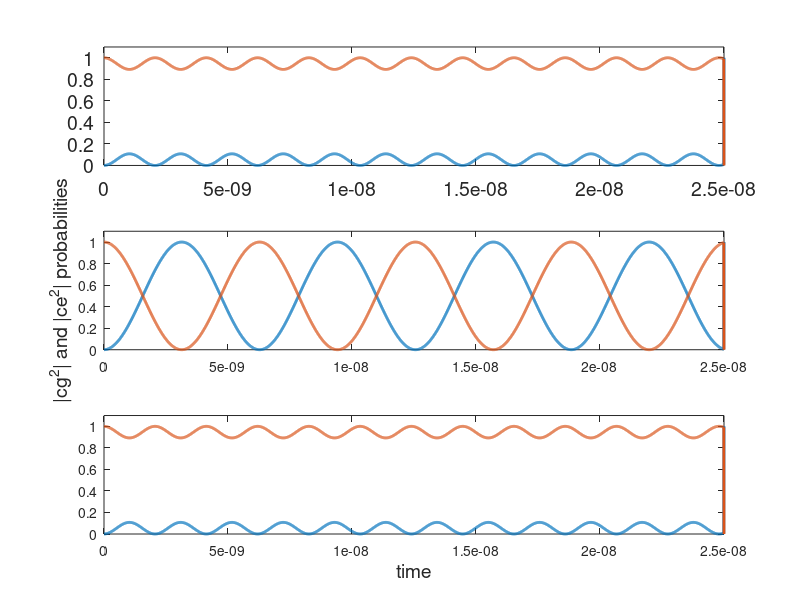

Here is the MATLAB script that generated this plot:
clear all
% from igor Iovchinsky phd thesis
mu_B=9.2740100783*10^(-24); %Bohr magneton (J T^-1)
g_e=-2.00231930436256; %electronic g factor
prefactor = -0.5*1i * mu_B * g_e; %prefactor for function S


N=3000; % no of time grid points
t=linspace(0,0.25e-7,N); % time array in micro seconds
dt=t(2)-t(1); % step size in time
beta = zeros(size(t));


% for n =1: N % Iteration to find general sulution of rho (t)
%     T = n*dt;
%     fun = @(x,lambda, omega) prefactor*exp(1i*(lambda+1*omega)*x);
%     c = integral(@(x) fun(x,2.87*10^9,10^9),0,T);
%     beta(n) = abs(c)^2;
% end


%---- initial conditions-------------
cg(1:N)=1; % initial ground state 
ce(1:N)=0; % initial excited state
Omega=10^9; % Rabi frequency 1 Ghz
delta = 2.87*10^9;
omega=[0 delta 2*delta]; % different detuning frequencies
for j=1:3 % loop for different detuning frequencies
    upsilon = omega(j) - delta;
    gamma = sqrt(upsilon^2 + Omega^2);
for i=1:N-1 % finite difference loop for advancing in time
    cg(i) = ((Omega/gamma) * sin(gamma*dt*i*0.5))^2;
    ce(i) = 1-cg(i);
    
end
Cg(j,:)=cg;
Ce(j,:)=ce;
end
% plotting the probabilities in ground states spins
figure(1)

subplot(3,1,1)
plot(t,Cg(1,:),'linewidth',2)
hold on
plot(t,Ce(1,:),'linewidth',2)
axis([0 t(N) 0 1.1])
h=gca; 
get(h,'FontSize') 
set(h,'FontSize',14)
axis([0 t(N) 0 1.1])
fh = figure(1);
set(fh, 'color', 'white'); 

subplot(3,1,2)
plot(t,Cg(2,:),'linewidth',2)
hold on
plot(t,Ce(2,:),'linewidth',2)
ylabel('|cg^2| and |ce^2| probabilities','fontSize',14);
axis([0 t(N) 0 1.1])

subplot(3,1,3)
plot(t,Cg(3,:),'linewidth',2)
hold on
plot(t,Ce(3,:),'linewidth',2)
axis([0 t(N) 0 1.1])
xlabel('time','fontSize',14);